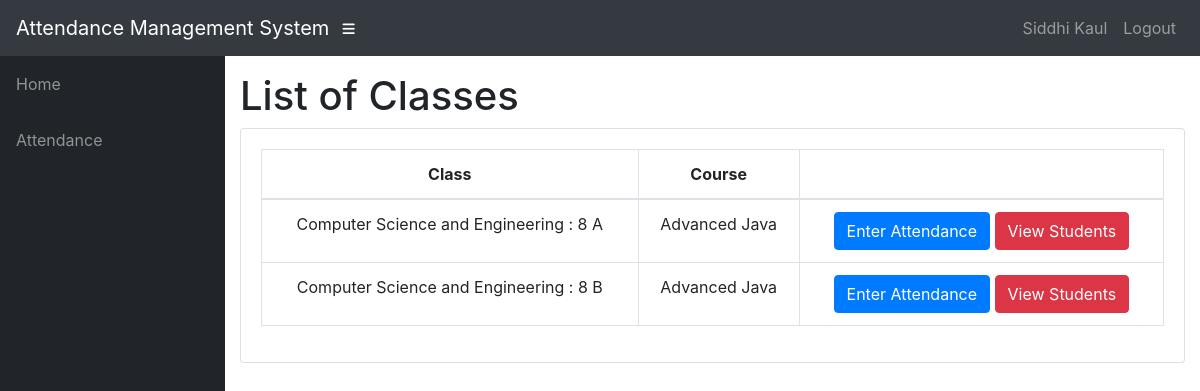
Screenshot of /polls/teacher/cs_rks/1/Classes/ (signed in) with the database file from the repository.
### polls/models.py (models this page shows, shortened)
class User(AbstractUser):
    @property
    def is_student(self):
        if hasattr(self, 'student'):
            return True
        return False

class Student(models.Model):
        user = models.OneToOneField(User, on_delete=models.CASCADE,null=True)
        name = models.CharField(max_length=200)
        roll_no = models.IntegerField(default=0)
        class_id = models.ForeignKey(Class,on_delete=models.CASCADE,default=1)
        father_name = models.CharField(max_length=100,default=1)
        sex = models.CharField(max_length=10,choices=sex_choice,default='male')

class Assign(models.Model):
        course=models.ForeignKey(Course,on_delete=models.CASCADE)
        class_id=models.ForeignKey(Class,on_delete=models.CASCADE)
        teacher=models.ForeignKey(Teacher,on_delete=models.CASCADE)
        class Meta:
            unique_together=(('course','class_id','teacher'),)

class Class(models.Model):
        id=models.CharField(primary_key='True',max_length=50)
        section=models.CharField(max_length=50)
        dept=models.ForeignKey(Dept,on_delete=models.CASCADE)
        sem=models.IntegerField(default=1)
        class Meta:
            verbose_name_plural:'classes'
        def __str__(self):
            d=Dept.objects.get(name=self.dept)
            return '%s : %d %s' % (d.name,self.sem,self.section)

class Dept(models.Model):
        id=models.CharField(primary_key=True,max_length=50)
        name=models.CharField(max_length=100)
        def __str__(self):
            return self.name

class Course(models.Model):
        id=models.CharField(primary_key=True,max_length=100)
        name=models.CharField(max_length=100)
        shortname=models.CharField(max_length=50)
        dept=models.ForeignKey(Dept,on_delete=models.CASCADE)
        def __str__(self):
            return self.name

### polls/views.py (the view)
# urls.py: path('teacher/<slug:teacher_id>/<int:choice>/Classes/',views.t_clas,name='t_clas'),
@login_required()
def t_clas(request,teacher_id,choice):
	teacher1 = get_object_or_404(Teacher,id=teacher_id)
	return render(request,'polls/t_clas.html',{'teacher1':teacher1,'choice':choice})

### polls/templates/polls/t_clas.html
{% extends 'polls/base.html' %}
{% block content %}
    <h1>List of Classes</h1>
    <div class="card mb-3">
            <div class="card-body">
              <div class="table-responsive">
                <table class="table table-bordered text-center" id="dataTable" width="100%" cellspacing="0">
                  <thead>
                    <tr>
                        <th>Class</th>
                        <th>Course</th>
                        <th></th>
                    </tr>
                  </thead>
                  <tbody>
                    {% for ass in teacher1.assign_set.all %}
                    <tr>
                        <td>{{ ass.class_id }}</td>
                        <td>{{ ass.course }}</td>
                        <td>
                            {% if choice == 1 %}
                                <a class="btn btn-primary" href="{% url 't_class_date' ass.id %}" role="button">Enter Attendance</a>
                                <a class="btn btn-danger" href="{% url 't_student' ass.id %}">View Students</a>
                            {% endif %}
                        </td>
                    </tr>
                    {% empty %}
                            <p>teacher has no courses</p>
                    {% endfor %}
                  </tbody>
                </table>
              </div>
    </div>
{% endblock %}

### polls/templates/polls/base.html (shortened to what this page needs)
<!DOCTYPE html>
<html lang="en">
  <head>
      {% load static %}
    <link href="{% static '/polls/bootstrap/vendor/bootstrap/css/bootstrap.min.css' %}" rel="stylesheet">
    <link href="{% static '/polls/bootstrap/vendor/fontawesome-free/css/all.min.css' %}" rel="stylesheet" type="text/css">
    <link href="{% static '/polls/bootstrap/vendor/datatables/dataTables.bootstrap4.css' %}" rel="stylesheet">
    <link href="{% static '/polls/bootstrap/css/sb-admin.css' %}" rel="stylesheet">
  </head>
  <body id="page-top">
    <nav class="navbar navbar-expand navbar-dark bg-dark static-top">
      <a class="navbar-brand mr-1" href="{% url 'home' %}">Attendance Management System</a>
      <button class="btn btn-link btn-sm text-white order-1 order-sm-0" id="sidebarToggle" href="#">
        <i class="fas fa-bars"></i>
      </button>
        <div class="collapse navbar-collapse" id="navbarResponsive">
          <ul class="navbar-nav ml-auto">
            <li class="nav-item">
                {% if request.user.is_student %}
                    <a class="nav-link text-capitalize">{{ request.user.student.name }}</a>
                {% elif request.user.is_teacher %}
                    <a class="nav-link text-capitalize">{{ request.user.teacher.name }}</a>
                {% endif %}
            </li>
            <li class="nav-item">
                <a class="nav-link" href="#" data-toggle="modal" data-target="#logoutModal">Logout</a>
            </li>
          </ul>
        </div>
    </nav>
    <div id="wrapper">
      <ul class="sidebar navbar-nav">
            <li class="nav-item">
              <a class="nav-link" href="{% url 'home' %}">
                <span>Home</span>
              </a>
            </li>
        {% if request.user.is_student %}
            <li class="nav-item">
              <a class="nav-link" href="#">
                <span>Attendance</span>
              </a>
            </li>
        {% endif %}
      </ul>
      <div id="content-wrapper">
        <div class="container-fluid">
            {% block content %}
            {% endblock %}
        </div>
      </div>
    </div>
  </body>
</html>

### rows the page displays
User: user.student.name "Siddhi Kaul"
Assign: class_id "Computer Science and Engineering : 8 A", course "Advanced Java"
Assign: class_id "Computer Science and Engineering : 8 B", course "Advanced Java"
